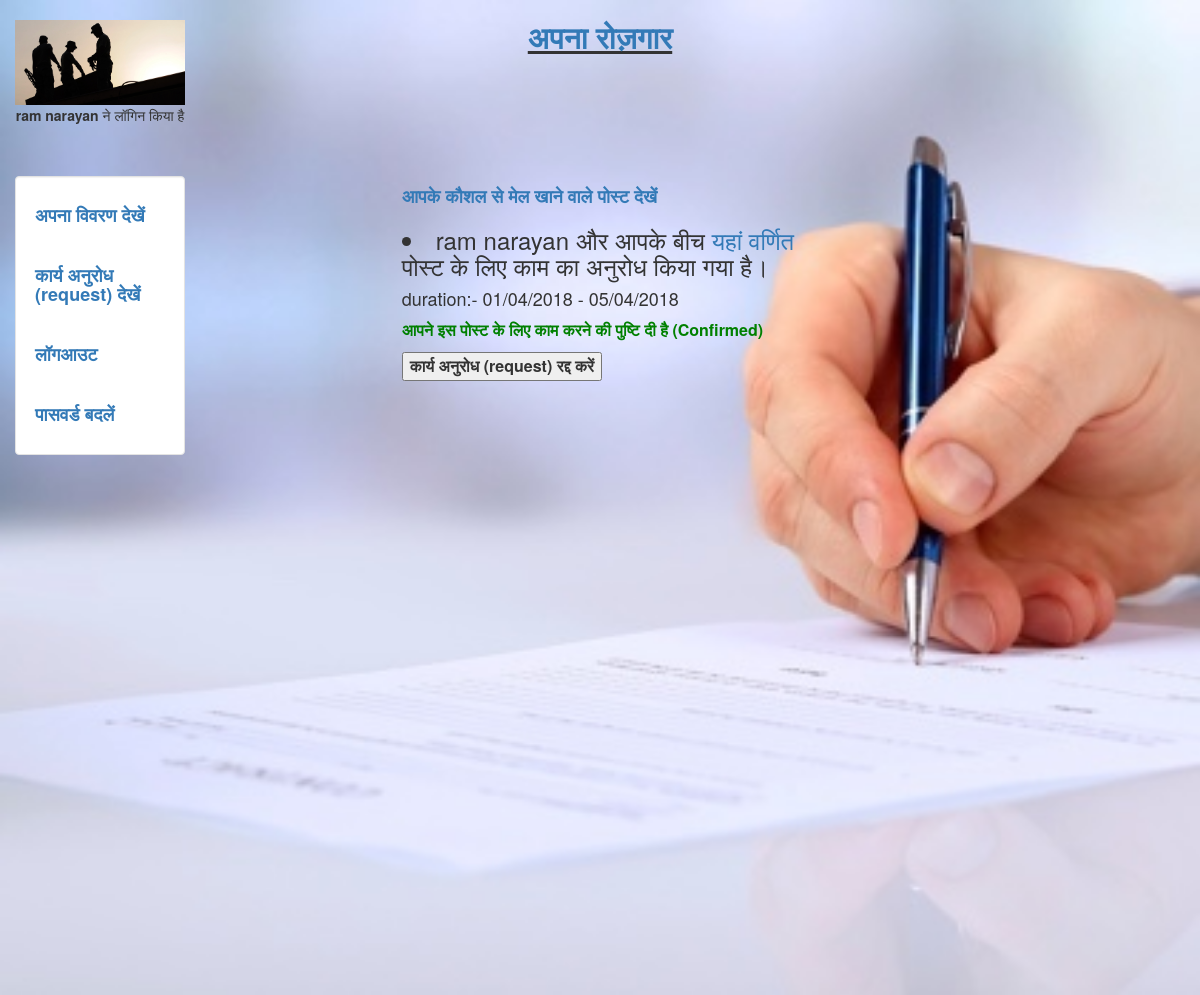
Page /confirm_work (signed in) on the earlier database version.
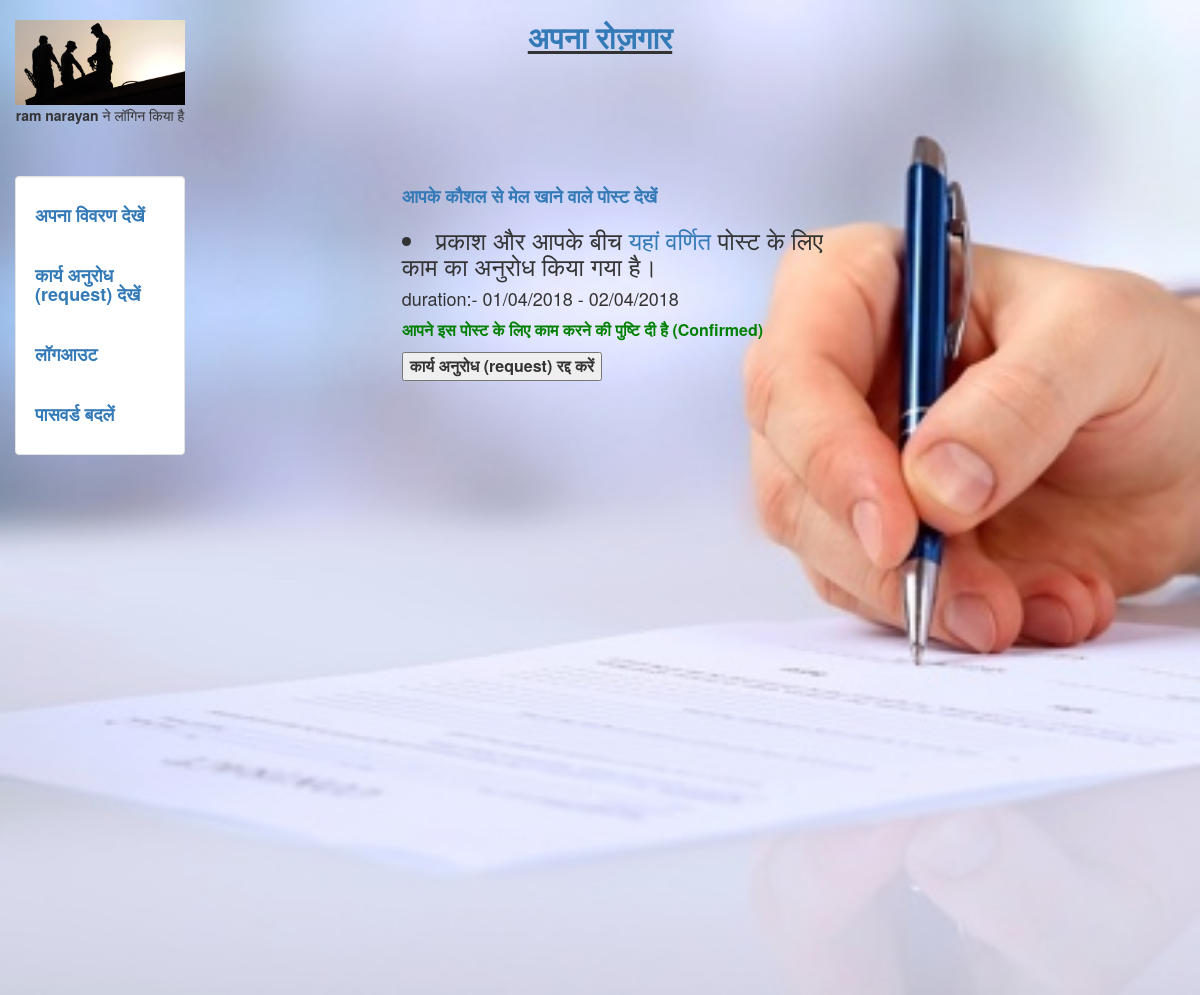
Same page on the later database version.
### search/models.py (models this page shows)
class Status(models.Model):
	status_id=models.AutoField(primary_key=True)
	post_id=models.IntegerField(blank = True, null = True)
	user_id=models.IntegerField(blank = True, null = True)
	hirer = models.CharField(max_length = 100,blank = True, null = True)
	worker = models.CharField(max_length = 100,blank = True, null = True)
	userhirer = models.CharField(max_length = 100,blank = True, null = True)
	userworker = models.CharField(max_length = 100,blank = True, null = True)
	hirer_status = models.IntegerField(blank = True, null = True)
	worker_status = models.IntegerField(blank = True, null = True)
	confirm=models.CharField(max_length = 2,blank = True, null = True)
	temp=models.CharField(max_length = 2,blank = True, null = True)
	start_date = models.DateField(blank = True, null = True)
	end_date = models.DateField(blank = True, null = True)

### worker/views.py (the view)
# urls.py: url(r'^confirm_work',confirm_work,name = 'confirm_work'),
@login_required
@transaction.atomic
def confirm_work(request):
  if request.method=="POST" and 'cwchire' in request.POST:
    post_id=request.POST.get('post_id')
    user_id=request.POST.get('user_id')
    pqr=Status.objects.get(post_id=post_id,user_id=user_id)
    pqr.delete()
    selected=Status.objects.filter(userworker=request.user.username,confirm='a')
    warn=""
    if len(selected)==0:
      warn="कोई भी श्रमिक चयनित नहीं है"
    return render(request,'worker/confirm_work.html',{'warn':warn,'selected':selected})
  else:
    selected=Status.objects.filter(userworker=request.user.username,confirm='a')
    warn=""
    if len(selected)==0:
      warn="कोई भी श्रमिक चयनित नहीं है"
    return render(request,'worker/confirm_work.html',{'warn':warn,'selected':selected})

### worker/templates/worker/confirm_work.html (shortened to what this page needs)
{% extends "login/header.html" %}
{% block content %}
<div class ='col-sm-6 col-sm-offset-2'>
  <link rel="stylesheet" href="https://cdnjs.cloudflare.com/ajax/libs/font-awesome/4.7.0/css/font-awesome.min.css">
<h4><b><a href='/worker/seepost'>आपके कौशल से मेल खाने वाले पोस्ट देखें</a></b></h4>
     {% for data1 in selected %}
      <h3><li>{{data1.hirer}} और आपके बीच <a href="/detailpost/?data={{data1.post_id}}">यहां वर्णित </a>पोस्ट के लिए काम का अनुरोध किया गया है।</li></h3>
      <h4> duration:- {{data1.start_date|date:"d/m/20y"}} - {{data1.end_date|date:"d/m/20y"}}</h4>
     <form method="POST" action="/see_work_post">
     <font size = 3.5>
     <font color = "green"><p><b>आपने इस पोस्ट के लिए काम करने की पुष्टि दी है (Confirmed)</b></p></font>
     <b><button type="submit" name = 'cwchire' >कार्य अनुरोध (request) रद्द करें</button>
   </b>
 </font>
  </form>
     </h2><br>
     {% endfor %}
</div>
{% endblock %}

### login/templates/login/header.html (shortened to what this page needs)
<!DOCTYPE html>
<html lang="en">
 <head>
   {% load staticfiles %}
   <link rel="stylesheet" href="{% static 'login/css/bootstrap.min.css' %}" type = "text/css"/>
  </head>
<body class="body" style="background-color:#F8F2C3">
  <img class = 'bg' src = "{% static 'login/img/img.jpg' %}">
	<div class="container-fluid" style="min-height:95%; ">
		<div class="row">
			  <div class="col-sm-2">
				<br>
				  <center>
					<img src="{% static 'login/img/profile.jpg' %}" class="img-responsive" style='max-height:100px;' alt="logo">
					{% if request.user.username %}
				  	<p><b> {{request.user.first_name}}</b> ने लॉगिन किया है</p>
					{% endif %}
				  </center>
			  </div>
			    <div class="col-sm-8">
				  <center>
				  <h2><b><u><a href="/about">अपना रोज़गार</a></b></u></h2>
				  </center>
			    </div>
		</div>
		<div class="row">
		  <div class="col-sm-2">
			<div class="well bs-sidebar" id="sidebar" style="background-color:#fff">
			  <ul class="nav nav-pills nav-stacked">
			  	{% if request.user.username %}
			  	<h4><b><li><a href = '/view'>अपना विवरण देखें</a></li></b></h4><br>
			  	<h4><b><li><a href = '/workrequest'>कार्य अनुरोध (request) देखें</a></li></b></h4><br>
			  	<h4><b><li><a href='/logout'>लॉगआउट</a></li></b></h4><br>
                <h4><b> <li><a href = '/change_password'>पासवर्ड बदलें</a></li></b></h4>
			  	{%else%}
				<h4><b><li><a href='/login'>लॉग इन करें</a></li></b></h4><br>
				<h4><b><li><a href='/register'>रजिस्टर करे</a></li></b></h4><br>
                                <h4><b><li><a href='/forgot_password'>पासवर्ड भूल गए?</a></li></b></h4>
				{%endif%}
			  </ul>
			</div>
		  </div>
		  <div class="col-sm-10">
			<div class='container-fluid'>
			   {% block content %}
			   {% endblock %}
			</div>
		  </div>
		</div>
	</div>
	  <footer>
         <br>
         <br>
		<div class="container-fluid" style='margin-left:15px'>
			<p><a href="/about" target="blank">अपना रोज़गार</a> | <a href="https://www.iiita.ac.in/" target="blank">IIIT-इलाहाबाद</a></p>
		</div>
	  </footer>
</body>
</html>

### login/templates/login/header.html (style rules this page uses)
html, body { height:100% }
.bg { position: absolute; width: 100%; z-index: 0; }

Differences in the rows shown:
removed Status: hirer "ram narayan", start_date "01/04/2018", end_date "05/04/2018"
added Status: hirer "प्रकाश", start_date "01/04/2018", end_date "02/04/2018"
